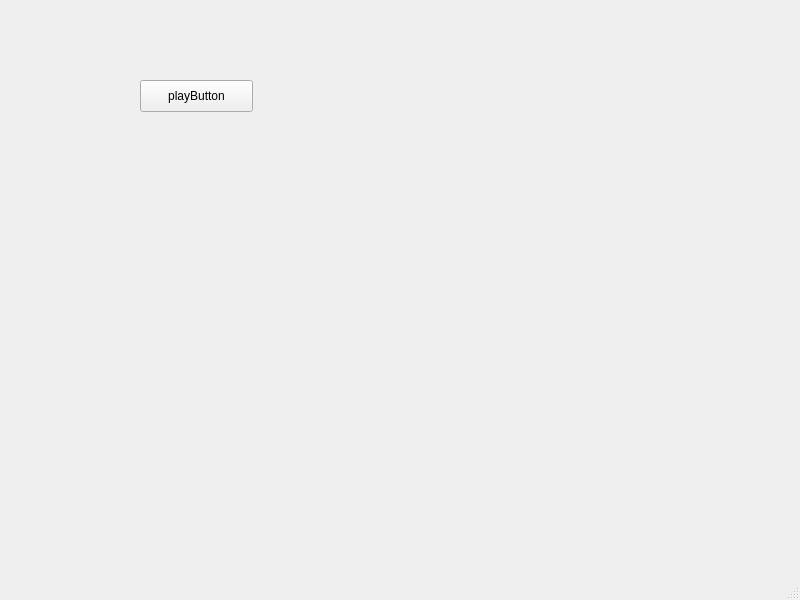
<?xml version="1.0" encoding="UTF-8"?>
<ui version="4.0">
 <class>MainWindow</class>
 <widget class="QMainWindow" name="MainWindow">
  <property name="geometry">
   <rect>
    <x>0</x>
    <y>0</y>
    <width>800</width>
    <height>600</height>
   </rect>
  </property>
  <property name="windowTitle">
   <string>MainWindow</string>
  </property>
  <widget class="QWidget" name="centralwidget">
   <widget class="QPushButton" name="playButton">
    <property name="geometry">
     <rect>
      <x>140</x>
      <y>80</y>
      <width>113</width>
      <height>32</height>
     </rect>
    </property>
    <property name="text">
     <string>playButton</string>
    </property>
   </widget>
  </widget>
  <widget class="QMenuBar" name="menubar">
   <property name="geometry">
    <rect>
     <x>0</x>
     <y>0</y>
     <width>800</width>
     <height>24</height>
    </rect>
   </property>
  </widget>
  <widget class="QStatusBar" name="statusbar"/>
 </widget>
 <resources/>
 <connections/>
</ui>
